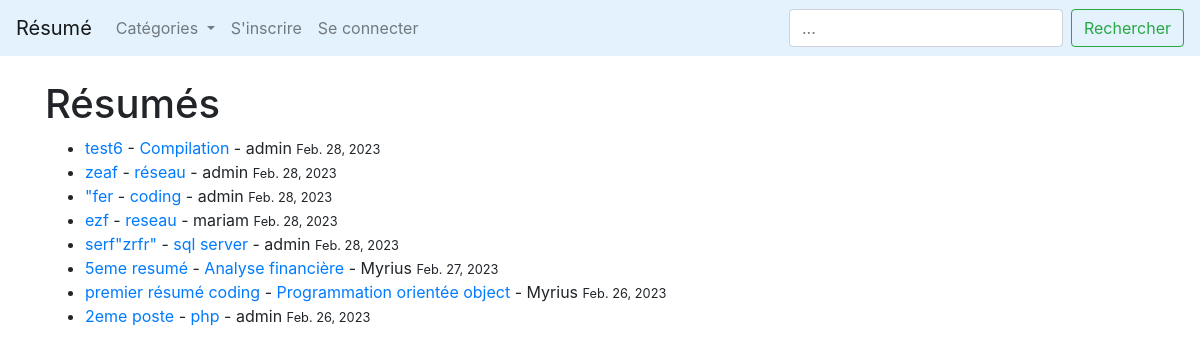
The page / on the database its author committed.
### LeBlog/models.py (models this page shows, shortened)
class Post(models.Model):
        title = models.CharField(max_length=255)
        title_tag = models.CharField(max_length=255)
        author = models.ForeignKey(User, on_delete=models.CASCADE)
        body = models.TextField()
        post_date = models.DateField(auto_now_add=True)
        categorie = models.CharField(max_length=255)
        likes = models.ManyToManyField(User, related_name='resumee')

### LeBlog/views.py (the view)
# urls.py: path('', HomeView.as_view(), name="home"),
class HomeView(ListView):
    model = Post
    template_name = 'home.html'
    ordering = ['-post_date']
    def get_context_data(self, *args, **kwargs):
        cat_menu = Categorie.objects.all()
        context = super(HomeView, self).get_context_data(*args, **kwargs)
        context["cat_menu"] = cat_menu
        return context

### LeBlog/models.py (called while the page is built)
        def __str__(self):
            return self.name

### LeBlog/templates/home.html (shortened to what this page needs)
{% extends 'base.html' %}
{% block content %}
<h1>Résumés</h1>
<ul>
{%for post in object_list%}
    <li> <a href="{% url 'post-details' post.pk %}">{{post.title}}</a> -
        <a href="{% url 'categorie' post.categorie|slugify %}">{{post.categorie}}</a>
        - {{post.author}}
        <small>{{ post.post_date }}</small>
{%endfor%}
</ul>
{% endblock %}

### rows shown on the page
Post: title "test6", categorie "Compilation", author "admin", post_date "Feb. 28, 2023"
Post: title "zeaf", categorie "réseau", author "admin", post_date "Feb. 28, 2023"
Post: title "\"fer", categorie "coding", author "admin", post_date "Feb. 28, 2023"
Post: title "ezf", categorie "reseau", author "mariam", post_date "Feb. 28, 2023"
Post: title "serf\"zrfr\"", categorie "sql server", author "admin", post_date "Feb. 28, 2023"
Post: title "5eme resumé", categorie "Analyse financière", author "Myrius", post_date "Feb. 27, 2023"
Post: title "premier résumé coding", categorie "Programmation orientée object", author "Myrius", post_date "Feb. 26, 2023"
Post: title "2eme poste", categorie "php", author "admin", post_date "Feb. 26, 2023"
